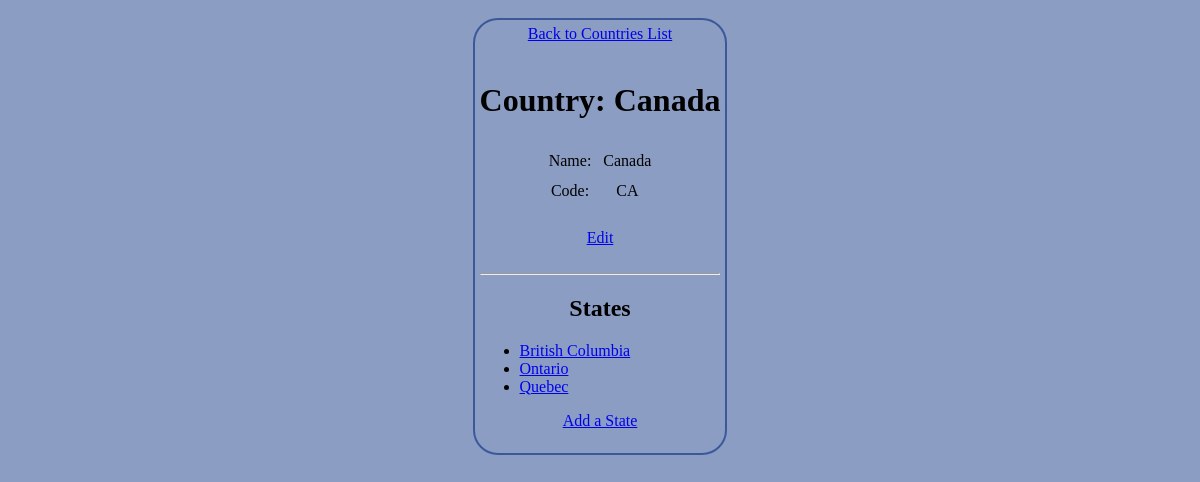
The page /public/staff/countries/show.php?id=2 on the database its author committed.
### tables this page shows
CREATE TABLE `countries` (
  `id` int(11) NOT NULL AUTO_INCREMENT,
  `name` varchar(255) DEFAULT NULL,
  `code` varchar(255) DEFAULT NULL,
  PRIMARY KEY (`id`)
);

CREATE TABLE `states` (
  `id` int(11) NOT NULL AUTO_INCREMENT,
  `name` varchar(255) DEFAULT NULL,
  `code` varchar(255) DEFAULT NULL,
  `country_id` int(11) DEFAULT NULL,
  PRIMARY KEY (`id`),
  KEY `fk_country_id` (`country_id`)
);

### private/database.php (called while the page is built, shortened)
<?php
  function prepareAndExecute($db, $query, $types, &$var1, &...$vars) {
    $stmt = mysqli_prepare($db, $query);
    mysqli_stmt_bind_param($stmt, $types, $var1, ...$vars);
    $success = mysqli_stmt_execute($stmt);
    $result = mysqli_stmt_get_result($stmt);
    return $result;
  }
  function db_fetch_assoc($result_set) {
    return mysqli_fetch_assoc($result_set);
  }
?>

### private/query_functions.php (called while the page is built, shortened)
<?php
  function find_country_by_id($id=0) {
    global $db;
    $sql = "SELECT * FROM countries ";
    $sql .= "WHERE id=?;";
    return prepareAndExecute($db, $sql, "i", $id);
  }
  function find_states_for_country_id($country_id=0) {
    global $db;
    $sql = "SELECT * FROM states ";
    $sql .= "WHERE country_id=? ";
    $sql .= "ORDER BY name ASC;";
    return prepareAndExecute($db, $sql, "i", $country_id);
  }
?>

### private/functions.php (called while the page is built, shortened)
<?php
  function h($string="") {
    return htmlspecialchars($string);
  }
  function u($string="") {
    return urlencode($string);
  }
?>

### public/staff/countries/show.php (the view, shortened to what this page needs)
<?php
$id = $_GET['id'];
$country_result = find_country_by_id($id);
$country = db_fetch_assoc($country_result);
?>
<?php include(SHARED_PATH . '/header.php'); ?>
<div id="main-content">
  <a href="index.php">Back to Countries List</a><br />
  <h1>Country: <?php echo h($country['name']); ?></h1>
  <?php
    echo "<table id=\"country\">";
    echo "<tr>";
    echo "<td>Name: </td>";
    echo "<td>" . h($country['name']) . "</td>";
    echo "</tr>";
    echo "<tr>";
    echo "<td>Code: </td>";
    echo "<td>" . h($country['code']) . "</td>";
    echo "</tr>";
    echo "</table>";
?>
    <br />
    <a href="edit.php?id=<?php echo u($country['id']); ?>">Edit</a><br />
    <hr />
    <h2>States</h2>
<?php
    $states_result = find_states_for_country_id($country['id']);
    echo "<ul id=\"states\">";
    while($state = db_fetch_assoc($states_result)) {
      echo "<li>";
      echo "<a href=\"../states/show.php?id=" . u($state['id']) . "\">";
      echo h($state['name']);
      echo "</a>";
      echo "</li>";
    }
    echo "</ul>";
  ?>
  <a href="../states/new.php?country_id=<?php echo u($country['id']); ?>">Add a State</a><br />
</div>
<?php include(SHARED_PATH . '/footer.php'); ?>

### public/css/style.css (style rules this page uses)
body { background-color: #8b9dc3; font-family: "Lucida Grande", Tahoma; text-align: center; }
div { margin: 10px auto; border-radius: 25px; border: 2px solid #3b5998; padding: 5px; display: inline-block; }
table { margin: auto; text-align: center; border-spacing: 10px; }
ul { text-align: left; }
a { display:block; }

### rows shown on the page
countries: name "Canada", code "CA"
states: name "British Columbia"
states: name "Ontario"
states: name "Quebec"
